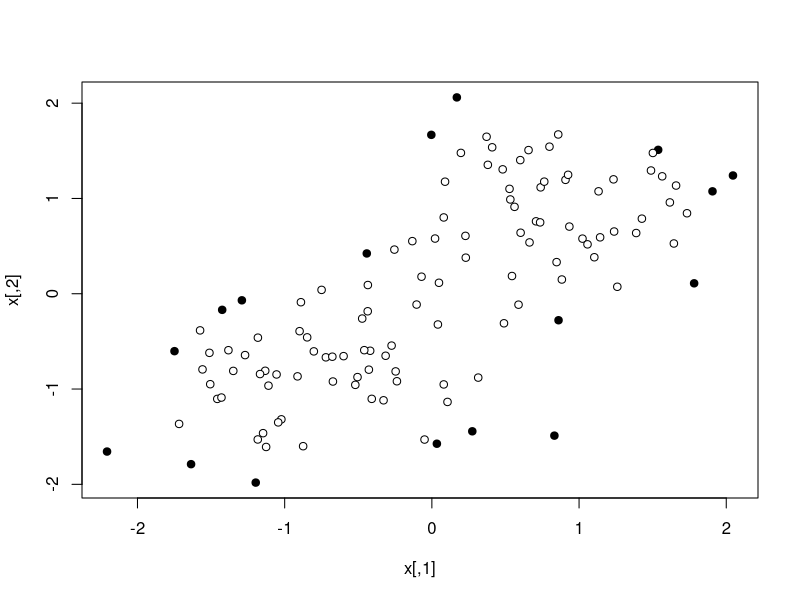

This figure's R source:
library(kernlab);

x <- rbind(matrix(rnorm(120),ncol=2),matrix(rnorm(120,mean=3),ncol=2))
x <- scale(x)
rbf <- rbfdot(sigma=0.5)
ocsvm <- ksvm(x,type="one-svc",kernel=rbf,nu=0.1)

colorcode <- rep(0,nrow(x))
colorcode[ocsvm@alphaindex] <- 1
plot(x,pch=21,bg=colorcode)
